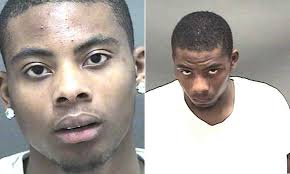
#> input picture image1.jpeg, 290 x 174 px
$ python JeremyPrettyCSC515Module3CritThinkingOptionOne.py
#> lines starting #> are read from the running program, lines starting #| are printed output that depends on the picture
# Jeremy Pretty
# CSC 515 Module 3 Critical Thinking Assignment
import cv2
import os

# Fine the path to teh photos
img_path_1 = os.path.join(os.path.dirname(__file__), 'image1.jpeg')
img_path_2 = os.path.join(os.path.dirname(__file__), 'image2.jpeg')

# The path to the frontal face needed
haras_frontal_face = os.path.join(os.path.dirname(__file__), '/Users/jeremypretty/opt/anaconda3/lib/python3.9/site-packages/cv2/data/haarcascade_frontalface_default.xml')

# Load the images
img_1 = cv2.imread(img_path_1)
#> img_1 is the input picture: shape (174, 290, 3); mean B, G, R 161, 166.3, 173.4
img_2 = cv2.imread(img_path_2)
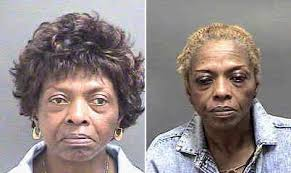
#> input picture image2.jpeg, 291 x 173 px
#> img_2 is the input picture: shape (173, 291, 3); mean B, G, R 134.7, 135.7, 146.5

# Convert the images to grayscale
gray_1 = cv2.cvtColor(img_1, cv2.COLOR_BGR2GRAY)
gray_2 = cv2.cvtColor(img_2, cv2.COLOR_BGR2GRAY)
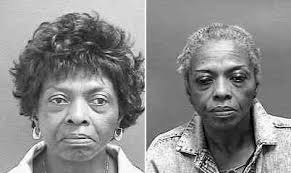
#> gray_2: shape (173, 291); min 1, max 255, mean 138.8

# Adjust the illumination of the images
clahe = cv2.createCLAHE(clipLimit=2.0, tileGridSize=(8,8))
gray_1 = clahe.apply(gray_1)
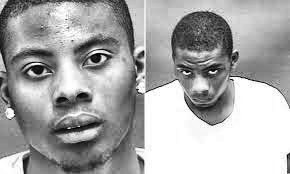
#> gray_1: shape (174, 290); min 1, max 255, mean 168.6
gray_2 = clahe.apply(gray_2)
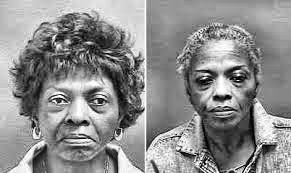
#> gray_2: shape (173, 291); min 1, max 255, mean 141.9

# Detect the faces in the images
face_cascade = cv2.CascadeClassifier(haras_frontal_face)
faces_1 = face_cascade.detectMultiScale(gray_1, scaleFactor=1.1, minNeighbors=5)
#> faces_1 = [[161, 44, 79, 79]]
faces_2 = face_cascade.detectMultiScale(gray_2, scaleFactor=1.1, minNeighbors=5)
#> faces_2 = [[180, 46, 82, 82], [30, 61, 97, 97]]

# Process each face
for (x, y, w, h) in faces_1:
    # Rotate the image based on the angle between the eye centers
    eyes_1 = cv2.HoughCircles(gray_1[y:y+h, x:x+w], cv2.HOUGH_GRADIENT, 1, 20, param1=50, param2=30, minRadius=0, maxRadius=0)
    if eyes_1 is not None:
        eyes_1 = eyes_1[0, :]
        if len(eyes_1) == 2:
            (x1, y1, r1), (x2, y2, r2) = eyes_1
            angle = (180 / 3.14159) * (-(y2 - y1) / (x2 - x1))
            M = cv2.getRotationMatrix2D((x + w/2, y + h/2), angle, 1)
            gray_1 = cv2.warpAffine(gray_1, M, (img_1.shape[1], img_1.shape[0]))

    # Crop and scale the image to create a new bounding box for the face
    roi_gray = gray_1[y:y+h, x:x+w]
    roi_gray = cv2.resize(roi_gray, (100, 100))

    # Save the processed image
    cv2.imwrite("subject_1_processed.jpg", roi_gray)
#> this loop made 1 pass
#> (x, y, w, h, eyes_1) on pass 1: (161, 44, 79, 79, [[47.5, 23.5, 16.8], [19.5, 54.5, 31.4], [38.5, 44.5, 14.1]])
#> pass 1, `roi_gray = cv2.resize(roi_gray, (100, 100))`:
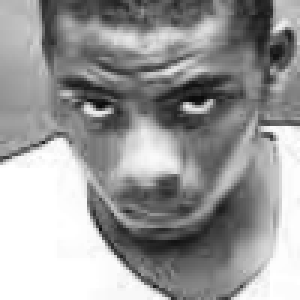
#> roi_gray: shape (100, 100) (shown 3 times larger); min 9, max 255, mean 153.8


for (x, y, w, h) in faces_2:
    # Rotate the image based on the angle between the eye centers
    eyes_2 = cv2.HoughCircles(gray_2[y:y+h, x:x+w], cv2.HOUGH_GRADIENT, 1, 20, param1=50, param2=30, minRadius=0, maxRadius=0)
    if eyes_2 is not None:
        eyes_2 = eyes_2[0, :]
        if len(eyes_2) == 2:
            (x1, y1, r1), (x2, y2, r2) = eyes_2
            angle = (180 / 3.14159) * (-(y2 - y1) / (x2 - x1))
            M = cv2.getRotationMatrix2D((x + w/2, y+ h/2), angle, 1)
            gray_2 = cv2.warpAffine(gray_2, M, (img_2.shape[1], img_2.shape[0]))

    # Crop and scale the image to create a new bounding box for the face
    roi_gray = gray_2[y:y+h, x:x+w]
    roi_gray = cv2.resize(roi_gray, (100, 100))

    # Save the processed image
    cv2.imwrite("subject_2_processed.jpg", roi_gray)
#> this loop made 2 passes
#> (x, y, w, h, eyes_2) on pass 1: (180, 46, 82, 82, [[41.5, 42.5, 33.8], [52.5, 17.5, 12.2], [68.5, 37.5, 12.2]])
#> pass 1, `roi_gray = cv2.resize(roi_gray, (100, 100))`:
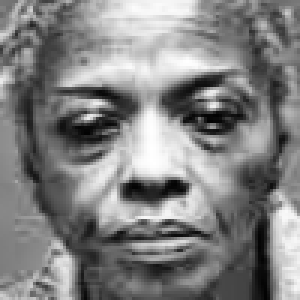
#> roi_gray: shape (100, 100) (shown 3 times larger); min 2, max 255, mean 129.4
#> pass 2, `roi_gray = cv2.resize(roi_gray, (100, 100))`:
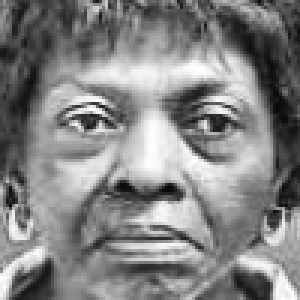
#> roi_gray: shape (100, 100) (shown 3 times larger); min 7, max 255, mean 131.6
